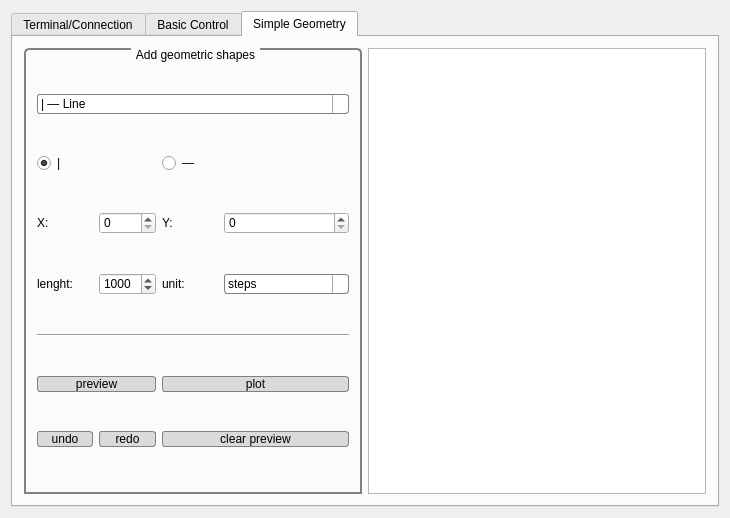
<?xml version="1.0" encoding="UTF-8"?>
<ui version="4.0">
 <class>MainWindow</class>
 <widget class="QMainWindow" name="MainWindow">
  <property name="geometry">
   <rect>
    <x>0</x>
    <y>0</y>
    <width>730</width>
    <height>518</height>
   </rect>
  </property>
  <property name="windowTitle">
   <string>MainWindow</string>
  </property>
  <property name="styleSheet">
   <string notr="true"> QLineEdit {
     border: 1px solid gray;
     border-radius: 3px;
     padding: 1px 18px 1px 3px;
     min-width: 6em;
 }

 QLineEdit:editable {
     background: white;
 }

 QLineEdit:!editable, QPlainTextEdit::drop-down:editable {
      background: qlineargradient(x1: 0, y1: 0, x2: 0, y2: 1,
                                  stop: 0 #E1E1E1, stop: 0.4 #DDDDDD,
                                  stop: 0.5 #D8D8D8, stop: 1.0 #D3D3D3);
 }

 
 QLineEdit:!editable:on, QLineEdit::drop-down:editable:on {
     background: qlineargradient(x1: 0, y1: 0, x2: 0, y2: 1,
                                 stop: 0 #D3D3D3, stop: 0.4 #D8D8D8,
                                 stop: 0.5 #DDDDDD, stop: 1.0 #E1E1E1);
 }

 QLineEdit:on { /* shift the text when the popup opens */
     padding-top: 3px;
     padding-left: 4px;
 }

 QLineEdit::drop-down {
     subcontrol-origin: padding;
     subcontrol-position: top right;
     width: 15px;

     border-left-width: 1px;
     border-left-color: darkgray;
     border-left-style: solid; /* just a single line */
     border-top-right-radius: 3px; /* same radius as the QComboBox */
     border-bottom-right-radius: 3px;
 }

 QLineEdit::down-arrow {
     image: url(/usr/share/icons/crystalsvg/16x16/actions/1downarrow.png);
 }

 QLineEdit::down-arrow:on { /* shift the arrow when popup is open */
     top: 1px;
     left: 1px;
 } QPlainTextEdit 
{
     border: 1px solid gray;
     border-radius: 3px;
     padding: 1px 18px 1px 3px;
     min-width: 6em;
 }


 QPlainTextEdit:!editable 
{
      background: qlineargradient(x1: 0, y1: 0, x2: 0, y2: 1,
                                  stop: 0 #E1E1E1, stop: 0.4 #DDDDDD,
                                  stop: 0.5 #D8D8D8, stop: 1.0 #D3D3D3);
 }

 QComboBox {
     border: 1px solid gray;
     border-radius: 3px;
     padding: 1px 18px 1px 3px;
     min-width: 6em;
 }

 QComboBox:editable {
     background: white;
 }

 QComboBox:!editable, QComboBox::drop-down:editable {
      background: qlineargradient(x1: 0, y1: 0, x2: 0, y2: 1,
                                  stop: 0 #E1E1E1, stop: 0.4 #DDDDDD,
                                  stop: 0.5 #D8D8D8, stop: 1.0 #D3D3D3);
 }

 /* QComboBox gets the &quot;on&quot; state when the popup is open */
 QComboBox:!editable:on, QComboBox::drop-down:editable:on {
     background: qlineargradient(x1: 0, y1: 0, x2: 0, y2: 1,
                                 stop: 0 #D3D3D3, stop: 0.4 #D8D8D8,
                                 stop: 0.5 #DDDDDD, stop: 1.0 #E1E1E1);
 }

 QComboBox:on { /* shift the text when the popup opens */
     padding-top: 3px;
     padding-left: 4px;
 }

 QComboBox::drop-down {
     subcontrol-origin: padding;
     subcontrol-position: top right;
     width: 15px;

     border-left-width: 1px;
     border-left-color: darkgray;
     border-left-style: solid; /* just a single line */
     border-top-right-radius: 3px; /* same radius as the QComboBox */
     border-bottom-right-radius: 3px;
 }

 QComboBox::down-arrow {
     image: url(/usr/share/icons/crystalsvg/16x16/actions/1downarrow.png);
 }

 QComboBox::down-arrow:on { /* shift the arrow when popup is open */
     top: 1px;
     left: 1px;
 }

 QPushButton 
{
     border: 1px solid gray;
     border-radius: 3px;
 }


 QPushButton:!editable 
{
      background:  #D3D3D3D3;
 }

QToolButton 
{
     border: 1px solid gray;
     border-radius: 3px;
 }


 QToolButton:!editable 
{
      background:  #D3D3D3D3;
 }

QGroupBox {
     background-color: qlineargradient(x1: 0, y1: 0, x2: 0, y2: 1,
                                       stop: 0 #E0E0E0, stop: 1 #FFFFFF);
     border: 2px solid gray;
     border-top-left-radius: 5px;
	 border-top-right-radius: 5px;
     margin-top: 1ex; /* leave space at the top for the title */
 }
QGroupBox::title {
     subcontrol-origin: margin;
     subcontrol-position: top center; /* position at the top center */
     padding: 0 3px;
     background-color: ;
 }</string>
  </property>
  <widget class="QWidget" name="centralWidget">
   <layout class="QGridLayout" name="gridLayout">
    <item row="0" column="0">
     <widget class="QTabWidget" name="tabWidget">
      <property name="currentIndex">
       <number>2</number>
      </property>
      <widget class="QWidget" name="tab1">
       <attribute name="title">
        <string>Terminal/Connection</string>
       </attribute>
       <layout class="QGridLayout" name="gridLayout_3">
        <item row="0" column="0">
         <widget class="QToolButton" name="serialCleaer_toolButton">
          <property name="minimumSize">
           <size>
            <width>30</width>
            <height>30</height>
           </size>
          </property>
          <property name="text">
           <string>X</string>
          </property>
         </widget>
        </item>
        <item row="0" column="1" colspan="2">
         <widget class="QGroupBox" name="groupBox">
          <property name="minimumSize">
           <size>
            <width>0</width>
            <height>40</height>
           </size>
          </property>
          <property name="maximumSize">
           <size>
            <width>16777215</width>
            <height>50</height>
           </size>
          </property>
          <property name="font">
           <font>
            <pointsize>10</pointsize>
           </font>
          </property>
          <property name="styleSheet">
           <string notr="true">QGroupBox::title {
     padding: -5px;
 }</string>
          </property>
          <property name="title">
           <string>Connection</string>
          </property>
          <layout class="QGridLayout" name="gridLayout_2">
           <item row="0" column="1">
            <widget class="QLabel" name="serialPort_label">
             <property name="minimumSize">
              <size>
               <width>50</width>
               <height>0</height>
              </size>
             </property>
             <property name="maximumSize">
              <size>
               <width>200</width>
               <height>20</height>
              </size>
             </property>
             <property name="text">
              <string>serial</string>
             </property>
             <property name="alignment">
              <set>Qt::AlignLeading|Qt::AlignLeft|Qt::AlignTop</set>
             </property>
            </widget>
           </item>
           <item row="0" column="2">
            <widget class="QLabel" name="label_3">
             <property name="minimumSize">
              <size>
               <width>0</width>
               <height>20</height>
              </size>
             </property>
             <property name="maximumSize">
              <size>
               <width>16777215</width>
               <height>20</height>
              </size>
             </property>
             <property name="text">
              <string>Baudrate: </string>
             </property>
            </widget>
           </item>
           <item row="0" column="3">
            <widget class="QLabel" name="baudrate_label">
             <property name="sizePolicy">
              <sizepolicy hsizetype="Expanding" vsizetype="Expanding">
               <horstretch>0</horstretch>
               <verstretch>0</verstretch>
              </sizepolicy>
             </property>
             <property name="minimumSize">
              <size>
               <width>0</width>
               <height>20</height>
              </size>
             </property>
             <property name="maximumSize">
              <size>
               <width>16777215</width>
               <height>20</height>
              </size>
             </property>
             <property name="text">
              <string>Baudrate</string>
             </property>
             <property name="alignment">
              <set>Qt::AlignLeading|Qt::AlignLeft|Qt::AlignTop</set>
             </property>
            </widget>
           </item>
           <item row="0" column="0">
            <widget class="QLabel" name="label">
             <property name="sizePolicy">
              <sizepolicy hsizetype="Preferred" vsizetype="Minimum">
               <horstretch>0</horstretch>
               <verstretch>0</verstretch>
              </sizepolicy>
             </property>
             <property name="minimumSize">
              <size>
               <width>0</width>
               <height>0</height>
              </size>
             </property>
             <property name="maximumSize">
              <size>
               <width>16777215</width>
               <height>20</height>
              </size>
             </property>
             <property name="text">
              <string>Port:</string>
             </property>
             <property name="alignment">
              <set>Qt::AlignLeading|Qt::AlignLeft|Qt::AlignTop</set>
             </property>
            </widget>
           </item>
           <item row="0" column="4">
            <widget class="QPushButton" name="disconnect_pushButton">
             <property name="text">
              <string>disconnect</string>
             </property>
            </widget>
           </item>
          </layout>
         </widget>
        </item>
        <item row="1" column="0" colspan="3">
         <widget class="QPlainTextEdit" name="serial_plainTextEdit">
          <property name="readOnly">
           <bool>true</bool>
          </property>
          <property name="plainText">
           <string/>
          </property>
         </widget>
        </item>
        <item row="2" column="0" colspan="2">
         <widget class="QLineEdit" name="serialData_lineEdit">
          <property name="minimumSize">
           <size>
            <width>125</width>
            <height>30</height>
           </size>
          </property>
          <property name="maximumSize">
           <size>
            <width>16777215</width>
            <height>30</height>
           </size>
          </property>
         </widget>
        </item>
        <item row="2" column="2">
         <widget class="QPushButton" name="sendSerial_pushButton">
          <property name="minimumSize">
           <size>
            <width>32</width>
            <height>30</height>
           </size>
          </property>
          <property name="maximumSize">
           <size>
            <width>32</width>
            <height>30</height>
           </size>
          </property>
          <property name="font">
           <font>
            <pointsize>17</pointsize>
           </font>
          </property>
          <property name="text">
           <string>→</string>
          </property>
         </widget>
        </item>
       </layout>
      </widget>
      <widget class="QWidget" name="tab_2">
       <attribute name="title">
        <string>Basic Control</string>
       </attribute>
       <layout class="QGridLayout" name="gridLayout_4">
        <item row="0" column="0">
         <widget class="QGroupBox" name="reset_groupBox">
          <property name="sizePolicy">
           <sizepolicy hsizetype="Minimum" vsizetype="Minimum">
            <horstretch>0</horstretch>
            <verstretch>0</verstretch>
           </sizepolicy>
          </property>
          <property name="title">
           <string>reset</string>
          </property>
          <layout class="QGridLayout" name="gridLayout_5">
           <item row="0" column="1">
            <widget class="QPushButton" name="resetY_pushButton">
             <property name="sizePolicy">
              <sizepolicy hsizetype="Minimum" vsizetype="Minimum">
               <horstretch>0</horstretch>
               <verstretch>0</verstretch>
              </sizepolicy>
             </property>
             <property name="text">
              <string>reset Y</string>
             </property>
            </widget>
           </item>
           <item row="0" column="0">
            <widget class="QPushButton" name="resetX_pushButton">
             <property name="sizePolicy">
              <sizepolicy hsizetype="Minimum" vsizetype="Minimum">
               <horstretch>0</horstretch>
               <verstretch>0</verstretch>
              </sizepolicy>
             </property>
             <property name="text">
              <string>reset X</string>
             </property>
            </widget>
           </item>
           <item row="0" column="2">
            <widget class="QPushButton" name="resetXY_pushButton">
             <property name="sizePolicy">
              <sizepolicy hsizetype="Minimum" vsizetype="Minimum">
               <horstretch>0</horstretch>
               <verstretch>0</verstretch>
              </sizepolicy>
             </property>
             <property name="text">
              <string>reset both</string>
             </property>
            </widget>
           </item>
          </layout>
         </widget>
        </item>
        <item row="2" column="0">
         <widget class="QGroupBox" name="move_groupBox">
          <property name="title">
           <string>move</string>
          </property>
          <layout class="QGridLayout" name="gridLayout_6">
           <item row="3" column="0" colspan="2">
            <widget class="QFrame" name="frame_5">
             <layout class="QGridLayout" name="gridLayout_8">
              <item row="0" column="0" rowspan="2" colspan="2">
               <widget class="QRadioButton" name="absolute_radioButton">
                <property name="enabled">
                 <bool>false</bool>
                </property>
                <property name="text">
                 <string>absolute</string>
                </property>
                <property name="checked">
                 <bool>false</bool>
                </property>
               </widget>
              </item>
              <item row="1" column="1">
               <widget class="QRadioButton" name="relative_radioButton">
                <property name="text">
                 <string>relative</string>
                </property>
                <property name="checked">
                 <bool>true</bool>
                </property>
               </widget>
              </item>
              <item row="1" column="2">
               <widget class="QPushButton" name="up_pushButton">
                <property name="sizePolicy">
                 <sizepolicy hsizetype="Fixed" vsizetype="Minimum">
                  <horstretch>0</horstretch>
                  <verstretch>0</verstretch>
                 </sizepolicy>
                </property>
                <property name="minimumSize">
                 <size>
                  <width>20</width>
                  <height>0</height>
                 </size>
                </property>
                <property name="text">
                 <string>⭡</string>
                </property>
                <property name="flat">
                 <bool>false</bool>
                </property>
               </widget>
              </item>
              <item row="1" column="3">
               <widget class="QPushButton" name="down_pushButton">
                <property name="sizePolicy">
                 <sizepolicy hsizetype="Fixed" vsizetype="Minimum">
                  <horstretch>0</horstretch>
                  <verstretch>0</verstretch>
                 </sizepolicy>
                </property>
                <property name="minimumSize">
                 <size>
                  <width>20</width>
                  <height>0</height>
                 </size>
                </property>
                <property name="text">
                 <string>⭣</string>
                </property>
               </widget>
              </item>
             </layout>
            </widget>
           </item>
           <item row="5" column="0" colspan="4">
            <widget class="Line" name="line">
             <property name="orientation">
              <enum>Qt::Horizontal</enum>
             </property>
            </widget>
           </item>
           <item row="1" column="1" rowspan="2">
            <widget class="QLineEdit" name="move_lineEdit">
             <property name="sizePolicy">
              <sizepolicy hsizetype="Expanding" vsizetype="Minimum">
               <horstretch>0</horstretch>
               <verstretch>0</verstretch>
              </sizepolicy>
             </property>
             <property name="text">
              <string>1000</string>
             </property>
            </widget>
           </item>
           <item row="3" column="3">
            <widget class="QPushButton" name="moveY_pushButton">
             <property name="sizePolicy">
              <sizepolicy hsizetype="Minimum" vsizetype="Minimum">
               <horstretch>0</horstretch>
               <verstretch>0</verstretch>
              </sizepolicy>
             </property>
             <property name="text">
              <string>Y ⬍</string>
             </property>
            </widget>
           </item>
           <item row="1" column="2" rowspan="2" colspan="2">
            <widget class="QFrame" name="frame_6">
             <layout class="QGridLayout" name="gridLayout_9">
              <item row="0" column="0">
               <widget class="QRadioButton" name="moveMM_radioButton">
                <property name="enabled">
                 <bool>false</bool>
                </property>
                <property name="text">
                 <string>mm</string>
                </property>
                <property name="checkable">
                 <bool>true</bool>
                </property>
                <property name="checked">
                 <bool>false</bool>
                </property>
               </widget>
              </item>
              <item row="1" column="0">
               <widget class="QRadioButton" name="moveSteps_radioButton">
                <property name="text">
                 <string>steps</string>
                </property>
                <property name="checked">
                 <bool>true</bool>
                </property>
               </widget>
              </item>
             </layout>
            </widget>
           </item>
           <item row="3" column="2">
            <widget class="QPushButton" name="moveX_pushButton">
             <property name="sizePolicy">
              <sizepolicy hsizetype="Minimum" vsizetype="Minimum">
               <horstretch>0</horstretch>
               <verstretch>0</verstretch>
              </sizepolicy>
             </property>
             <property name="text">
              <string>X ⬌</string>
             </property>
            </widget>
           </item>
          </layout>
         </widget>
        </item>
        <item row="1" column="0">
         <widget class="QGroupBox" name="enable_groupBox">
          <property name="title">
           <string>enable</string>
          </property>
          <layout class="QGridLayout" name="gridLayout_7">
           <item row="0" column="0">
            <widget class="QCheckBox" name="enableX_checkBox">
             <property name="text">
              <string>X Axis</string>
             </property>
             <property name="checked">
              <bool>true</bool>
             </property>
            </widget>
           </item>
           <item row="0" column="1">
            <widget class="QCheckBox" name="enableY_checkBox">
             <property name="text">
              <string>Y Axis</string>
             </property>
             <property name="checked">
              <bool>true</bool>
             </property>
            </widget>
           </item>
           <item row="0" column="2">
            <widget class="QPushButton" name="enabkeXY__pushButton">
             <property name="sizePolicy">
              <sizepolicy hsizetype="Minimum" vsizetype="Minimum">
               <horstretch>0</horstretch>
               <verstretch>0</verstretch>
              </sizepolicy>
             </property>
             <property name="text">
              <string>disable both</string>
             </property>
            </widget>
           </item>
          </layout>
         </widget>
        </item>
       </layout>
      </widget>
      <widget class="QWidget" name="tab">
       <attribute name="title">
        <string>Simple Geometry</string>
       </attribute>
       <layout class="QGridLayout" name="gridLayout_10">
        <item row="0" column="1" rowspan="2">
         <widget class="QGroupBox" name="groupBox_2">
          <property name="sizePolicy">
           <sizepolicy hsizetype="Expanding" vsizetype="Preferred">
            <horstretch>0</horstretch>
            <verstretch>0</verstretch>
           </sizepolicy>
          </property>
          <property name="title">
           <string>Add geometric shapes</string>
          </property>
          <layout class="QGridLayout" name="gridLayout_11">
           <item row="3" column="3">
            <widget class="QSpinBox" name="yVal_spinBox">
             <property name="maximum">
              <number>14228</number>
             </property>
            </widget>
           </item>
           <item row="3" column="1">
            <widget class="QSpinBox" name="xVal_spinBox">
             <property name="maximum">
              <number>9960</number>
             </property>
             <property name="displayIntegerBase">
              <number>10</number>
             </property>
            </widget>
           </item>
           <item row="3" column="2">
            <widget class="QLabel" name="label_4">
             <property name="text">
              <string>Y: </string>
             </property>
            </widget>
           </item>
           <item row="3" column="0">
            <widget class="QLabel" name="label_2">
             <property name="sizePolicy">
              <sizepolicy hsizetype="Minimum" vsizetype="Minimum">
               <horstretch>0</horstretch>
               <verstretch>0</verstretch>
              </sizepolicy>
             </property>
             <property name="text">
              <string>X: </string>
             </property>
            </widget>
           </item>
           <item row="5" column="0" colspan="4">
            <widget class="Line" name="line_2">
             <property name="orientation">
              <enum>Qt::Horizontal</enum>
             </property>
            </widget>
           </item>
           <item row="4" column="1">
            <widget class="QSpinBox" name="lenght_spinBox">
             <property name="maximum">
              <number>9960</number>
             </property>
             <property name="value">
              <number>1000</number>
             </property>
            </widget>
           </item>
           <item row="4" column="0">
            <widget class="QLabel" name="label_5">
             <property name="text">
              <string>lenght: </string>
             </property>
            </widget>
           </item>
           <item row="4" column="2">
            <widget class="QLabel" name="label_6">
             <property name="text">
              <string>unit:</string>
             </property>
            </widget>
           </item>
           <item row="2" column="0" colspan="2">
            <widget class="QRadioButton" name="firstSetting_radioButton">
             <property name="text">
              <string>|</string>
             </property>
             <property name="checked">
              <bool>true</bool>
             </property>
            </widget>
           </item>
           <item row="1" column="0" colspan="4">
            <widget class="QComboBox" name="geoShape_comboBox">
             <item>
              <property name="text">
               <string>| ― Line</string>
              </property>
             </item>
             <item>
              <property name="text">
               <string>⧸  ⧹ Diagonal</string>
              </property>
             </item>
             <item>
              <property name="text">
               <string>⬜ Square</string>
              </property>
             </item>
             <item>
              <property name="text">
               <string>Nicholas House</string>
              </property>
             </item>
             <item>
              <property name="text">
               <string notr="true">Triangle</string>
              </property>
             </item>
            </widget>
           </item>
           <item row="6" column="2" colspan="2">
            <widget class="QPushButton" name="plot_pushButton">
             <property name="text">
              <string>plot</string>
             </property>
            </widget>
           </item>
           <item row="6" column="0" colspan="2">
            <widget class="QPushButton" name="preview_pushButton">
             <property name="text">
              <string>preview</string>
             </property>
            </widget>
           </item>
           <item row="4" column="3">
            <widget class="QComboBox" name="unit_comboBox">
             <property name="sizePolicy">
              <sizepolicy hsizetype="Minimum" vsizetype="Fixed">
               <horstretch>0</horstretch>
               <verstretch>0</verstretch>
              </sizepolicy>
             </property>
             <property name="minimumSize">
              <size>
               <width>125</width>
               <height>0</height>
              </size>
             </property>
             <property name="maximumSize">
              <size>
               <width>80</width>
               <height>16777215</height>
              </size>
             </property>
             <property name="currentIndex">
              <number>1</number>
             </property>
             <item>
              <property name="text">
               <string>mm</string>
              </property>
             </item>
             <item>
              <property name="text">
               <string>steps</string>
              </property>
             </item>
            </widget>
           </item>
           <item row="2" column="2" colspan="2">
            <widget class="QRadioButton" name="seconSetting_radioButton">
             <property name="text">
              <string>―</string>
             </property>
            </widget>
           </item>
           <item row="7" column="0">
            <widget class="QPushButton" name="undo_pushButton">
             <property name="text">
              <string>undo</string>
             </property>
            </widget>
           </item>
           <item row="7" column="1">
            <widget class="QPushButton" name="redo_pushButton">
             <property name="text">
              <string>redo</string>
             </property>
            </widget>
           </item>
           <item row="7" column="2" colspan="2">
            <widget class="QPushButton" name="clearPreview_pushButton">
             <property name="text">
              <string>clear preview</string>
             </property>
            </widget>
           </item>
          </layout>
         </widget>
        </item>
        <item row="0" column="2" rowspan="2">
         <widget class="QGraphicsView" name="preview_graphicsView"/>
        </item>
       </layout>
      </widget>
     </widget>
    </item>
   </layout>
  </widget>
  <widget class="QMenuBar" name="menuBar">
   <property name="geometry">
    <rect>
     <x>0</x>
     <y>0</y>
     <width>730</width>
     <height>25</height>
    </rect>
   </property>
  </widget>
  <widget class="QToolBar" name="mainToolBar">
   <property name="enabled">
    <bool>false</bool>
   </property>
   <property name="maximumSize">
    <size>
     <width>0</width>
     <height>0</height>
    </size>
   </property>
   <attribute name="toolBarArea">
    <enum>TopToolBarArea</enum>
   </attribute>
   <attribute name="toolBarBreak">
    <bool>false</bool>
   </attribute>
  </widget>
  <widget class="QStatusBar" name="statusBar">
   <property name="enabled">
    <bool>false</bool>
   </property>
   <property name="maximumSize">
    <size>
     <width>0</width>
     <height>0</height>
    </size>
   </property>
  </widget>
 </widget>
 <layoutdefault spacing="6" margin="11"/>
 <resources/>
 <connections/>
</ui>
